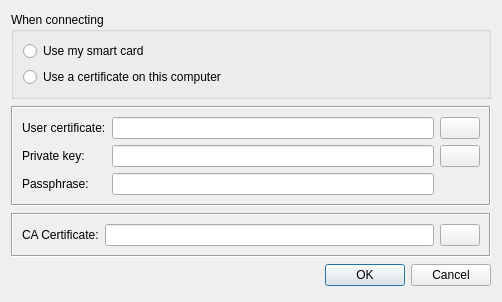
<?xml version="1.0" encoding="UTF-8"?>
<ui version="4.0">
 <class>EapSettingsDialog</class>
 <widget class="QDialog" name="EapSettingsDialog">
  <property name="geometry">
   <rect>
    <x>0</x>
    <y>0</y>
    <width>502</width>
    <height>302</height>
   </rect>
  </property>
  <property name="windowTitle">
   <string>EAP settings</string>
  </property>
  <property name="windowIcon">
   <iconset resource="../../resources/L2tpIPsecVpn.qrc">
    <normaloff>:/images/configure.png</normaloff>:/images/configure.png</iconset>
  </property>
  <layout class="QVBoxLayout" name="m_pDialogLayout">
   <item>
    <widget class="QGroupBox" name="m_pConnectingGroupBox">
     <property name="sizePolicy">
      <sizepolicy hsizetype="Preferred" vsizetype="Fixed">
       <horstretch>0</horstretch>
       <verstretch>0</verstretch>
      </sizepolicy>
     </property>
     <property name="title">
      <string>When connecting</string>
     </property>
     <layout class="QVBoxLayout" name="m_pConnectingGroupLayout">
      <item>
       <widget class="QRadioButton" name="m_pUseSmartCardRadioButton">
        <property name="text">
         <string>Use my smart card</string>
        </property>
       </widget>
      </item>
      <item>
       <widget class="QRadioButton" name="m_pUseCertificateRadioButton">
        <property name="text">
         <string>Use a certificate on this computer</string>
        </property>
       </widget>
      </item>
     </layout>
    </widget>
   </item>
   <item>
    <widget class="QFrame" name="m_pCertificateFrame">
     <property name="sizePolicy">
      <sizepolicy hsizetype="Preferred" vsizetype="Fixed">
       <horstretch>0</horstretch>
       <verstretch>0</verstretch>
      </sizepolicy>
     </property>
     <property name="frameShape">
      <enum>QFrame::Box</enum>
     </property>
     <property name="frameShadow">
      <enum>QFrame::Sunken</enum>
     </property>
     <layout class="QGridLayout" name="m_pCertificateFrameLayout">
      <item row="0" column="0">
       <widget class="QLabel" name="m_pCertificateLabel">
        <property name="text">
         <string>User certificate:</string>
        </property>
        <property name="buddy">
         <cstring>m_pCertificateEdit</cstring>
        </property>
       </widget>
      </item>
      <item row="0" column="1">
       <widget class="QLineEdit" name="m_pCertificateEdit">
        <property name="toolTip">
         <string>Full path to a X.509 encoded personal certificate file</string>
        </property>
        <property name="readOnly">
         <bool>true</bool>
        </property>
       </widget>
      </item>
      <item row="0" column="2">
       <widget class="QPushButton" name="m_pBrowseCertificateButton">
        <property name="text">
         <string/>
        </property>
        <property name="icon">
         <iconset resource="../../resources/L2tpIPsecVpn.qrc">
          <normaloff>:/images/search.png</normaloff>:/images/search.png</iconset>
        </property>
       </widget>
      </item>
      <item row="1" column="0">
       <widget class="QLabel" name="m_pPrivateKeyLabel">
        <property name="text">
         <string>Private key:</string>
        </property>
        <property name="buddy">
         <cstring>m_pPrivateKeyEdit</cstring>
        </property>
       </widget>
      </item>
      <item row="1" column="1">
       <widget class="QLineEdit" name="m_pPrivateKeyEdit">
        <property name="toolTip">
         <string>Full path to a X.509 pem encoded private key file</string>
        </property>
        <property name="readOnly">
         <bool>true</bool>
        </property>
       </widget>
      </item>
      <item row="1" column="2">
       <widget class="QPushButton" name="m_pBrowsePrivateKeyButton">
        <property name="text">
         <string/>
        </property>
        <property name="icon">
         <iconset resource="../../resources/L2tpIPsecVpn.qrc">
          <normaloff>:/images/search.png</normaloff>:/images/search.png</iconset>
        </property>
        <property name="autoDefault">
         <bool>false</bool>
        </property>
       </widget>
      </item>
      <item row="2" column="0">
       <widget class="QLabel" name="m_pPrivateKeyPwdLabel">
        <property name="text">
         <string>Passphrase:</string>
        </property>
        <property name="buddy">
         <cstring>m_pPrivateKeyPwdEdit</cstring>
        </property>
       </widget>
      </item>
      <item row="2" column="1">
       <widget class="QLineEdit" name="m_pPrivateKeyPwdEdit">
        <property name="toolTip">
         <string>Enter the PIN or passphrase for your private key.

If left empty you'll be ask each time you try to establish a connection.</string>
        </property>
        <property name="echoMode">
         <enum>QLineEdit::Password</enum>
        </property>
        <property name="readOnly">
         <bool>false</bool>
        </property>
       </widget>
      </item>
     </layout>
    </widget>
   </item>
   <item>
    <widget class="QFrame" name="m_pCaCertificateFrame">
     <property name="sizePolicy">
      <sizepolicy hsizetype="Preferred" vsizetype="Fixed">
       <horstretch>0</horstretch>
       <verstretch>0</verstretch>
      </sizepolicy>
     </property>
     <property name="frameShape">
      <enum>QFrame::Box</enum>
     </property>
     <property name="frameShadow">
      <enum>QFrame::Sunken</enum>
     </property>
     <layout class="QHBoxLayout" name="m_pCaCertificateFrameLayout">
      <item>
       <widget class="QLabel" name="m_pCaCertificateLabel">
        <property name="text">
         <string>CA Certificate:</string>
        </property>
        <property name="buddy">
         <cstring>m_pCaCertificateEdit</cstring>
        </property>
       </widget>
      </item>
      <item>
       <widget class="QLineEdit" name="m_pCaCertificateEdit">
        <property name="toolTip">
         <string>Full path to a X.509 pem encoded Certificate Authority certificate file</string>
        </property>
        <property name="readOnly">
         <bool>true</bool>
        </property>
       </widget>
      </item>
      <item>
       <widget class="QPushButton" name="m_pBrowseCaCertificateButton">
        <property name="text">
         <string/>
        </property>
        <property name="icon">
         <iconset resource="../../resources/L2tpIPsecVpn.qrc">
          <normaloff>:/images/search.png</normaloff>:/images/search.png</iconset>
        </property>
        <property name="autoDefault">
         <bool>false</bool>
        </property>
       </widget>
      </item>
     </layout>
    </widget>
   </item>
   <item>
    <widget class="QDialogButtonBox" name="m_pButtonBox">
     <property name="orientation">
      <enum>Qt::Horizontal</enum>
     </property>
     <property name="standardButtons">
      <set>QDialogButtonBox::Cancel|QDialogButtonBox::Ok</set>
     </property>
    </widget>
   </item>
  </layout>
 </widget>
 <tabstops>
  <tabstop>m_pUseSmartCardRadioButton</tabstop>
  <tabstop>m_pUseCertificateRadioButton</tabstop>
  <tabstop>m_pCertificateEdit</tabstop>
  <tabstop>m_pBrowseCertificateButton</tabstop>
  <tabstop>m_pPrivateKeyEdit</tabstop>
  <tabstop>m_pBrowsePrivateKeyButton</tabstop>
  <tabstop>m_pPrivateKeyPwdEdit</tabstop>
  <tabstop>m_pCaCertificateEdit</tabstop>
  <tabstop>m_pBrowseCaCertificateButton</tabstop>
  <tabstop>m_pButtonBox</tabstop>
 </tabstops>
 <resources>
  <include location="../../resources/L2tpIPsecVpn.qrc"/>
 </resources>
 <connections>
  <connection>
   <sender>m_pButtonBox</sender>
   <signal>accepted()</signal>
   <receiver>EapSettingsDialog</receiver>
   <slot>accept()</slot>
   <hints>
    <hint type="sourcelabel">
     <x>243</x>
     <y>291</y>
    </hint>
    <hint type="destinationlabel">
     <x>234</x>
     <y>220</y>
    </hint>
   </hints>
  </connection>
  <connection>
   <sender>m_pButtonBox</sender>
   <signal>rejected()</signal>
   <receiver>EapSettingsDialog</receiver>
   <slot>reject()</slot>
   <hints>
    <hint type="sourcelabel">
     <x>243</x>
     <y>291</y>
    </hint>
    <hint type="destinationlabel">
     <x>234</x>
     <y>220</y>
    </hint>
   </hints>
  </connection>
 </connections>
</ui>
